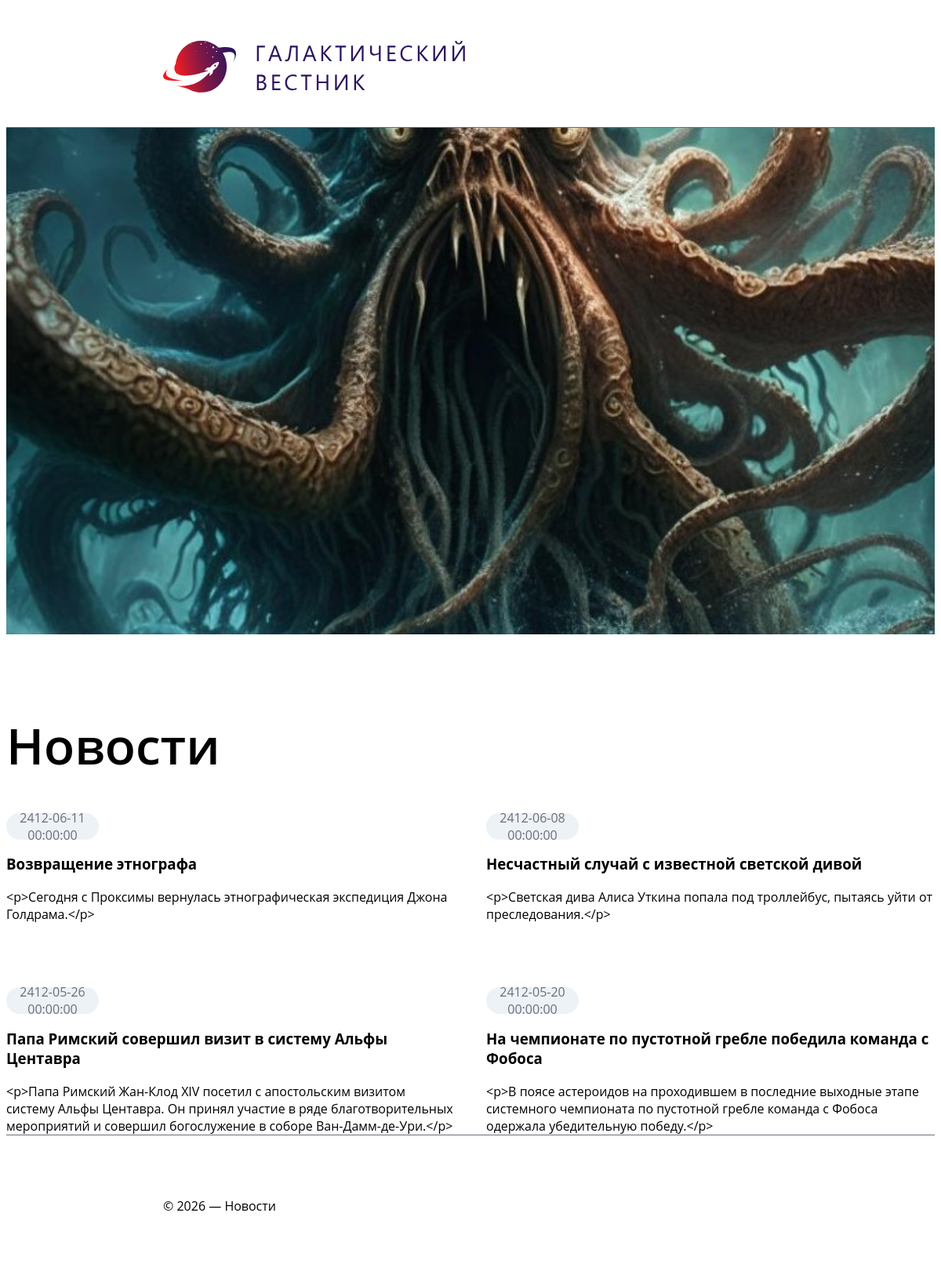
The page / on the database its author committed.
### tables this page shows
CREATE TABLE `news` (
  `id` int(11) unsigned NOT NULL AUTO_INCREMENT,
  `date` datetime NULL DEFAULT NULL,
  `title` varchar(250) NOT NULL DEFAULT '',
  `announce` text NULL DEFAULT NULL,
  `content` text NULL DEFAULT NULL,
  `image` varchar(250) NOT NULL DEFAULT '',
  PRIMARY KEY (`id`),
  KEY `id` (`id`),

  KEY `idx_news_date` (`date`));

### public/index.php (called while the page is built, shortened)
<?php
require_once __DIR__ . '/data/db.php';
require_once __DIR__ . '/data/controllers/news-controller.php';
$controller = new NewsController($pdo);
$page = isset($_GET['page']) ? (int)$_GET['page'] : 1;
$data = $controller->list($page);
$news = $data['news'];
include __DIR__ . "/components/head.php";
include __DIR__ . "/components/header.php";
include __DIR__ . "/components/main.php";
include __DIR__ . "/components/footer.php";

### public/data/controllers/news-controller.php (called while the page is built, shortened)
<?php
require_once __DIR__ . '/../services/news-service.php';
require_once __DIR__ . '/../models/news-model.php';
class NewsController
{
    private NewsModel $model;
    public function __construct(PDO $pdo)
    {
        $service = new NewsService($pdo);
        $this->model = new NewsModel($service);
    }
    public function list(int $page = 1): array
    {
        $perPage = 4;
        $pages = $this->model->getNewsPaginated($perPage);
        $news = $pages[$page - 1] ?? [];
        $banner = $this->model->getLatestNewsItem();
        return [
            'news' => $news,
            'banner' => $banner
        ];
    }
}

### public/data/models/news-model.php (called while the page is built, shortened)
<?php
class NewsModel
{
    private NewsService $service;
    public function __construct(NewsService $service)
    {
        $this->service = $service;
    }
    public function getAllNewsSorted(): array
    {
        $news = $this->service->fetchAllNews();
        usort($news, function ($a, $b) {
            return strtotime($b['date']) - strtotime($a['date']);
        });
        return $news;
    }
    public function getLatestNewsItem(): array
    {
        $sorted = $this->getAllNewsSorted();
        return $sorted[0];
    }
    public function getNewsPaginated(int $perPage): array
    {
        $sorted = $this->getAllNewsSorted();
        return array_chunk($sorted, $perPage);
    }
}

### public/data/services/news-service.php (called while the page is built, shortened)
<?php
class NewsService
{
    private PDO $pdo;
    public function __construct(PDO $pdo)
    {
        $this->pdo = $pdo;
    }
    public function fetchAllNews(): array
    {
        $stmt = $this->pdo->query("SELECT * FROM news");
        return $stmt->fetchAll(PDO::FETCH_ASSOC);
    }
}

### public/components/newstile.php (the view)
<div class="news-card news-card-item-style">
    <span class="news-card-date news-card-item-date-style">
        <?= htmlspecialchars($item['date']) ?>
    </span>
    <h3 class="news-card-title news-card-item-title-style">
        <?= htmlspecialchars($item['title']) ?>
    </h3>
    <span class="news-card-announce">
        <?= htmlspecialchars($item['announce']) ?>
    </span>
</div>

### public/components/head.php (shortened to what this page needs)
<html lang="ru">
<head>
<?php
$styles = [
  "/styles/variables.css",
  "/styles/globals.css",
  "/styles/footer-style.css",
  "/styles/header-style.css",
  "/styles/banner-style.css",
    "/styles/newslist-style.css",
  "/styles/newstile-style.css",
  "/styles/newsinfo-style.css",
  "/styles/style-general.css"
];
?>
  <?php if (!empty($styles)): ?>
    <?php foreach ($styles as $style): ?>
      <link rel="stylesheet" href="<?= $style ?>">
    <?php endforeach; ?>
  <?php endif; ?>
</head>
<body>

### public/components/header.php
<header class="header-style">
 <div class="header-logo-container">
          <img src="/logos/logo-with-text.svg" alt="Logo" class="header-logo">
        </div>
</header>

### public/components/main.php
<main class="main-style">
    <?php include __DIR__ . '/newsbanner.php'; ?>
    <?php include __DIR__ . '/newslist.php'; ?>
</main>

### public/components/newsbanner.php (shortened to what this page needs)
<div class="news-card news-card-banner-style">
      <img
    src="/images/0cdfb0183c985bea52e35b50e99f0909.jpg"
    class="news-card-image news-card-banner-image-style"
    alt="News image"
  />
    </div>

### public/components/newslist.php
<div class="news_list news-list-style">
     <h1 class="news_list_title news-list-title-style">Новости</h1>
     <div class = "news-cards-container-style">
<?php foreach ($news as $item): ?>
           <?php include __DIR__ . "/newstile.php"; ?>
       <?php endforeach; ?>
</div>
</div>

### public/components/footer.php
<footer class="footer-style">
  <p class = "footer-text-style">© 2026 — Новости</p>
</footer>
</body>
</html>

### public/styles/variables.css (style rules this page uses)
:root { --font-primary: "Open Sans", sans-serif; --font-primary-regular: 400; --font-primary-semibold: 600; --color-text: #000; --color-banner-text: #fff; --color-background: #fff; --color-accent: #841844; --color-accent-accent: #9b407a; --color-date-background: #ecf2f5; --color-date-text: #6c6e7b; --color-border: #6c6e7b; }

### public/styles/globals.css (style rules this page uses)
*, *::before, *::after { box-sizing: border-box; }
body { max-width: 1920px; font-family: var(--font-primary); font-weight: var(--font-primary-regular); display: flex; flex-direction: column; }
h1 { font-weight: var(--font-primary-semibold); font-size: 64px; }

### public/styles/footer-style.css (style rules this page uses)
.footer-style { display: flex; height: 180px; padding-left: 200px; padding-right: 200px; border-top: 1px solid #6c6e7b; padding-top: 63px; }
.footer-text-style { display: flex; position: absolute; }

### public/styles/header-style.css (style rules this page uses)
.header-style { width: 100%; max-height: 157px; display: flex; flex-direction: row; align-items: center; justify-content: flex-start; background-color: white; padding-left: 200px; padding-top: 40px; padding-bottom: 40px; }
.header-logo-container { height: 100%; display: flex; flex-direction: row; align-items: center; justify-content: center; height: 74px; }
.header-logo { height: 100%; }
.header-style { border-bottom: 1px solid #6c6e7b; }

### public/styles/banner-style.css (style rules this page uses)
.news-card-banner-style { display: flex; width: 100%; height: 646px; flex-direction: column; }
.news-card-banner-image-style { display: flex; width: 100%; height: 100%; object-fit: cover; object-position: center; }

### public/styles/newslist-style.css (style rules this page uses)
.news-list-style { display: flex; flex-direction: column; padding-top: 55px; }
.news-cards-container-style { display: grid; grid-template-columns: repeat(2, 1fr); column-gap: 40px; row-gap: 82px; align-items: stretch; }

### public/styles/newstile-style.css (style rules this page uses)
.news-card-item-style { display: flex; flex-direction: column; align-items: flex-start; }
.news-card-item-date-style { display: flex; width: 118px; height: 34px; background: var(--color-date-background); color: var(--color-date-text); border-radius: 20px; text-align: center; font-weight: var(--font-primary-regular); font-size: 16px; align-items: center; justify-content: center; }

### rows shown on the page
news: date "2412-06-11 00:00:00", title "Возвращение этнографа", announce "<p>Сегодня с Проксимы вернулась этнографическая экспедиция Джона Голдрама.</p>"
news: date "2412-06-08 00:00:00", title "Несчастный случай с известной светской дивой", announce "<p>Светская дива Алиса Уткина попала под троллейбус, пытаясь уйти от преследования.</p>"
news: date "2412-05-26 00:00:00", title "Папа Римский совершил визит в систему Альфы Центавра", announce "<p>Папа Римский Жан-Клод XIV посетил с апостольским визитом систему Альфы Центавра. Он принял участие в ряде благотворительных мероприятий и совершил богослужение в соборе Ван-Дамм-де-Ури.</p>"
news: date "2412-05-20 00:00:00", title "На чемпионате по пустотной гребле победила команда с Фобоса", announce "<p>В поясе астероидов на проходившем в последние выходные этапе системного чемпионата по пустотной гребле команда с Фобоса одержала убедительную победу.</p>"
